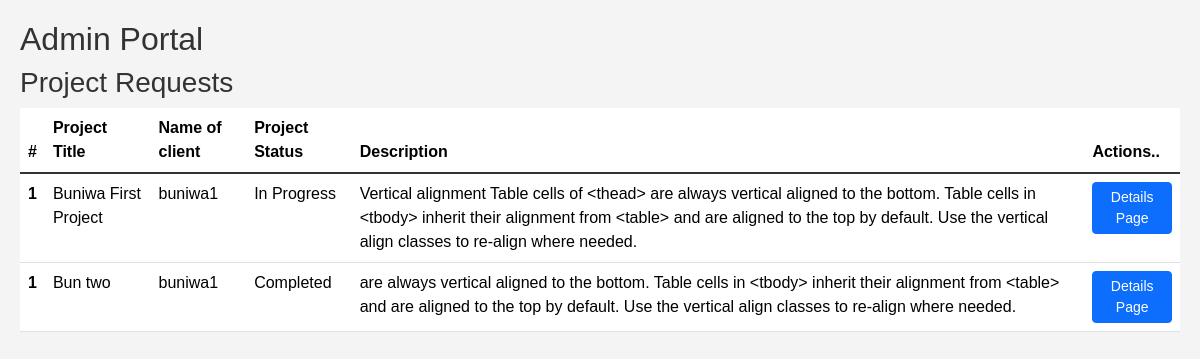
/portal/admin/ (signed in), run on the app's committed database.
### Portal/models.py (models this page shows, shortened)
class ProjectRequest(models.Model):
    user = models.ForeignKey(User, on_delete=models.CASCADE)
    project_name = models.CharField(max_length=100)
    description = models.TextField()
    status = models.CharField(max_length=20, choices=[('Requested', 'Requested'), ('In Progress', 'In Progress'), ('Completed', 'Completed')])

### Portal/views.py (the view)
# urls.py: path('admin/', views.admin_portal, name='admin_portal'),  # Admin portal view
@login_required
@user_passes_test(is_admin)
def admin_portal(request):
    project_requests = ProjectRequest.objects.all()
    messages = Message.objects.all().order_by('-timestamp')
    messages_by_user = {}
    for message in messages:
        if message.user not in messages_by_user:
            messages_by_user[message.user] = []
        messages_by_user[message.user].append(message)
    return render(request, 'Portal/admin_portal.html', {
        'project_requests': project_requests,
        'messages_by_user': messages_by_user,
    })

### Buniwa/context_processors.py (called while the page is built)
def profile_photo(request):
    if request.user.is_authenticated:
        user_details = UserDetails.objects.get(user=request.user)
        profile_photo_url = user_details.profile_photo.url if user_details.profile_photo else 'https://st3.depositphotos.com/15648834/17930/v/600/depositphotos_179308454-stock-illustration-unknown-person-silhouette-glasses-profile.jpg'
        return {'profile_photo_url': profile_photo_url}
    return {}

### Portal/views.py (called while the page is built)
def is_admin(user):
    return user.is_superuser  # Ensure only admins can access this view

### Portal/templates/Portal/admin_portal.html (shortened to what this page needs)
<!DOCTYPE html>
<html lang="en">
<head>
    <link href="https://cdn.jsdelivr.net/npm/bootstrap@5.3.3/dist/css/bootstrap.min.css" rel="stylesheet">
</head>
<body>
    <h2>Admin Portal</h2>
    <h3>Project Requests</h3>
    <table class="table">
        <thead>
          <tr>
            <th scope="col">#</th>
            <th scope="col">Project Title</th>
            <th scope="col">Name of client</th>
            <th scope="col"> Project Status</th>
            <th scope="col"> Description</th>
            <th scope="col"> Actions..</th>
          </tr>
        </thead>
        <tbody class="table-group-divider">
        {% if project_requests %}
            {% for request in project_requests %}
          <tr>
            <th scope="row">1</th>
            <td>{{ request.project_name }}</td>
            <td>{{ request.user.username }}</td>
            <td>{{ request.status }}</td>
            <td>{{ request.description }}</td>
            <td><a href="{% url 'create_milestones' request.id %}" class="btn btn-primary btn-sm">Details Page</a></td>
          </tr>
          {% endfor %}
        {% else %}
            <p>No project requests at the moment.</p>
        {% endif %}
        </tbody>
    </table>
</body>
</html>

### Portal/templates/Portal/admin_portal.html (style rules this page uses)
body { font-family: Arial, sans-serif; background-color: #f4f4f4; color: #333; margin: 0; padding: 20px; gap: 20px; }
h2 { color: #333; grid-column: span 4; }

### data on the page
ProjectRequest: project_name "Buniwa First Project", user.username "buniwa1", status "In Progress", description "Vertical alignment Table cells of <thead> are always vertical aligned to the bottom. Table cells in <tbody> inherit their alignment from <table> and are aligned to the top by default. Use the vertical align classes to re-align where needed."
ProjectRequest: project_name "Bun two", user.username "buniwa1", status "Completed", description "are always vertical aligned to the bottom. Table cells in <tbody> inherit their alignment from <table> and are aligned to the top by default. Use the vertical align classes to re-align where needed."
